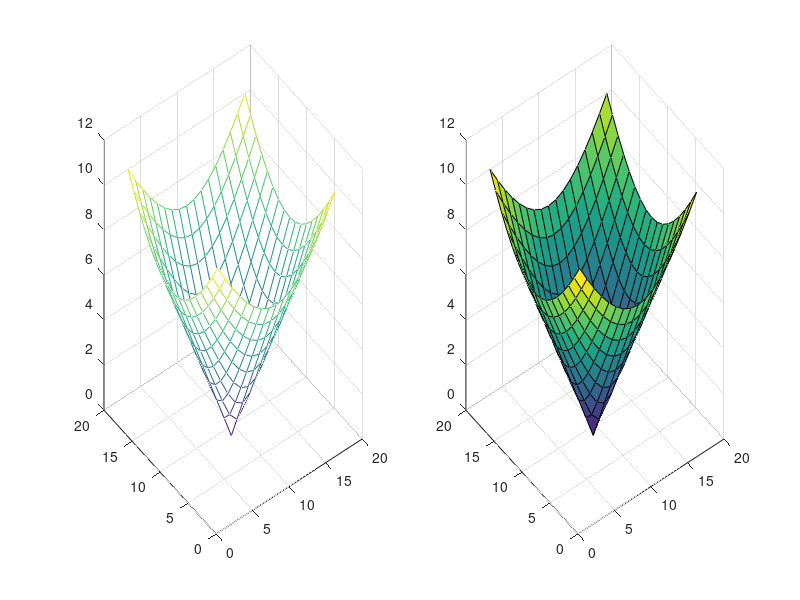

Recreate this plot in MATLAB.
x=-8:8;
y=x;
[X,Y]=meshgrid(x,y);
Z=sqrt(X.^2+Y.^2);
figure;
subplot(1,2,1),mesh(Z),grid on
subplot(1,2,2),surf(Z),grid on
